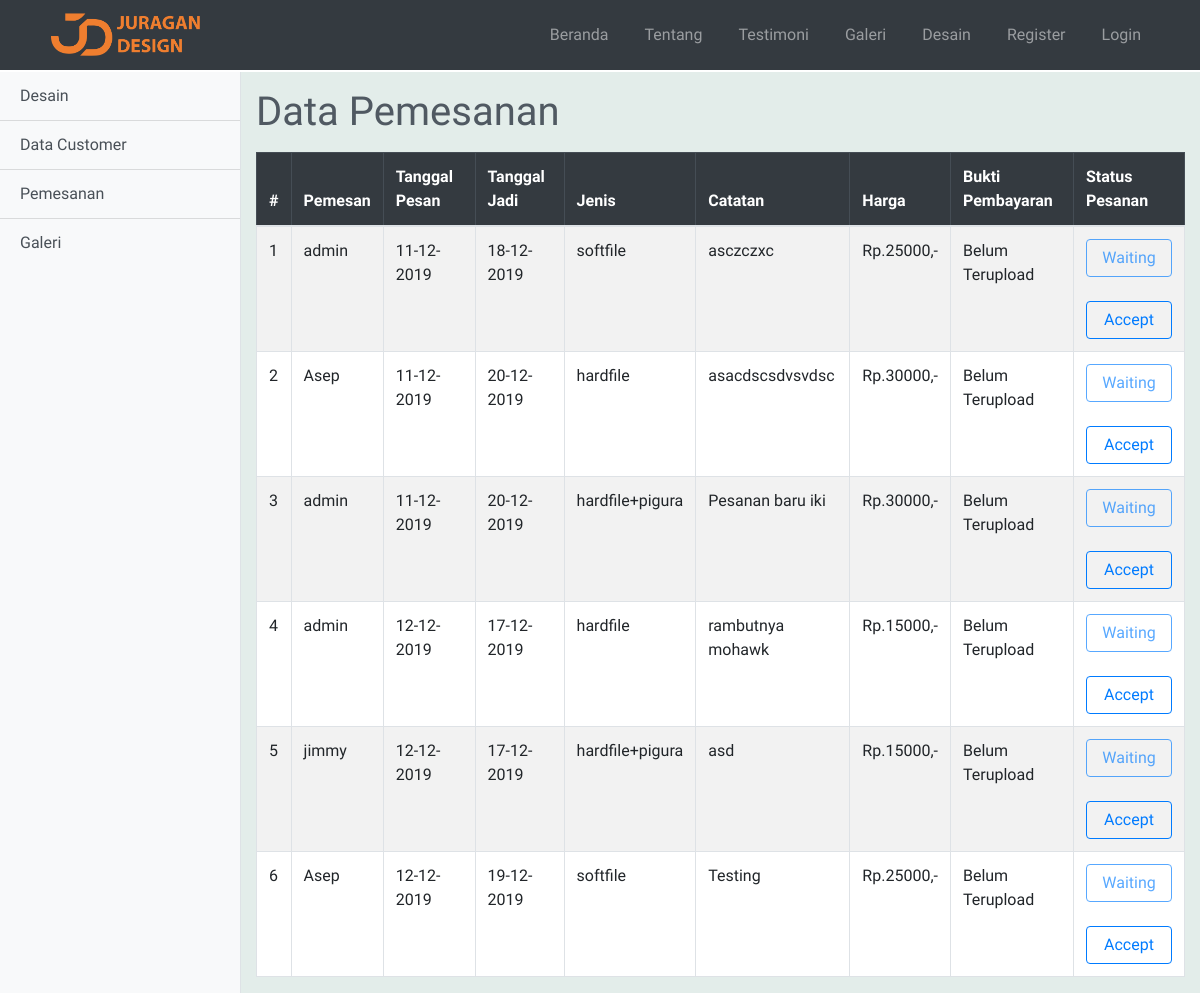
The app's page /admin-pemesanan.php with its own data.
### tables this page shows
CREATE TABLE `pemesanan` (
  `id_pemesanan` int(255) NOT NULL,
  `catatan` varchar(255) DEFAULT NULL,
  `id_paket` int(11) NOT NULL,
  `tgl_pesan` date NOT NULL,
  `tgl_kembali` date NOT NULL,
  `status` varchar(255) NOT NULL DEFAULT 'Waiting',
  `lokasi` varchar(255) NOT NULL,
  `bukti_pembayaran` varchar(255) DEFAULT NULL,
  `testimoni` longtext,
  `user_id` int(11) NOT NULL,
  `jenis` varchar(255) NOT NULL,
  `referensi` varchar(255) NOT NULL
);

CREATE TABLE `user` (
  `id_user` int(11) NOT NULL,
  `type` enum('admin','customer') NOT NULL DEFAULT 'customer',
  `username` varchar(45) NOT NULL,
  `password` varchar(45) NOT NULL,
  `nama` varchar(255) DEFAULT NULL,
  `alamat` varchar(255) DEFAULT NULL,
  `no_telp` varchar(45) DEFAULT NULL,
  `email` varchar(45) DEFAULT NULL
);

CREATE TABLE `paket` (
  `id_paket` int(11) NOT NULL,
  `nama_paket` varchar(45) DEFAULT NULL,
  `harga` longtext,
  `dekorasi` varchar(255) DEFAULT NULL,
  `rias_baju` varchar(255) DEFAULT NULL,
  `dokumentasi` varchar(255) DEFAULT NULL,
  `mc` varchar(45) DEFAULT NULL,
  `free` varchar(255) DEFAULT NULL,
  `biaya_pelihara` longtext NOT NULL,
  `foto` varchar(255) NOT NULL,
  `lama` int(255) NOT NULL,
  `Detail` longtext NOT NULL,
  `Jenis` varchar(255) NOT NULL,
  `level` tinyint(2) NOT NULL DEFAULT '1'
);

### admin-pemesanan.php (the view, shortened to what this page needs)
<!DOCTYPE html>
<html lang="en">
<head>
    <?php include 'includes/head.php' ?>
    <link href="css/simple-sidebar.css" rel="stylesheet">
</head>
<body>
    <?php include 'includes/navbar.php' ?>
    <div class="d-flex pt-5 mt-4" id="wrapper">
        <?php include 'includes/sidebar.php' ?>
        <div style="background-color:#E3EDEA;" id="page-content-wrapper">
            <div class="container-fluid mt-3">
                <h1 class="">Data Pemesanan</h1>
            </div>
            <div class="container">
                <table class="table table-striped table-bordered" style="background-color: white">
                    <thead class="table-dark">
                        <tr>
                            <th>#</th>
                            <th>Pemesan</th>
                            <th>Tanggal Pesan</th>
                            <th>Tanggal Jadi</th>
                            <th>Jenis</th>
                            <th>Catatan</th>
                            <th>Harga</th>
                            <th>Bukti Pembayaran</th>
                            <th>Status Pesanan</th>
                        </tr>
                    </thead>
                    <tbody>
                        <?php
                        $query = "SELECT * FROM pemesanan";
                        $result = mysqli_query($con, $query);
                        if (mysqli_num_rows($result) > 0) {
                            $no = 0;
                            while ($row = mysqli_fetch_assoc($result)) {
                                $id_paket = $row["id_paket"];
                                $query2 = "SELECT * FROM paket WHERE id_paket = '$id_paket'";
                                $result2 = mysqli_query($con, $query2);
                                $paket = mysqli_fetch_assoc($result2);
                                $id_user = $row["user_id"];
                                $query3 = "SELECT * FROM user WHERE id_user = '$id_user'";
                                $result3 = mysqli_query($con, $query3);
                                $paket2 = mysqli_fetch_assoc($result3);
                                $no++;
                                ?>
                                <tr>
                                    <td><?php echo $no ?></td>
                                    <td><?php echo $paket2["nama"] ?></td>
                                    <td><?php echo date_format(new DateTime($row["tgl_pesan"]), 'd-m-Y') ?></td>
                                    <td><?php echo date('d-m-Y', strtotime($row["tgl_pesan"] . '+ ' . $paket["lama"] . ' days')) ?></td>
                                    <td><?php echo $row["jenis"] ?></td>
                                    <td><?php echo $row["catatan"] ?></td>
                                    <td>Rp.<?php echo $paket["harga"] ?>,-</td>
                                    <td>
                                        <?php
                                                if ($row["bukti_pembayaran"] == null) { ?>
                                            Belum Terupload
                                        <?php } ?>
                                    </td>
                                    <td>
                                        <button class="btn btn-block btn-outline-primary" disabled><?php echo $row["status"] ?></button>
                                        <br>
                                        <a href="proses/proses_terima-pesanan.php?id=<?php echo $row["id_pemesanan"] ?>" class="btn btn-block btn-outline-primary">Accept</a>
                                    </td>
                                </tr>
                            <?php } ?>
                        <?php }
                        ?>
                    </tbody>
                </table>
            </div>
        </div>
    </div>
</body>
</html>

### css/style.css (style rules this page uses)
body { overflow-x: hidden; font-family: 'Varela Round', sans-serif; color: #505962; }

### css/simple-sidebar.css (style rules this page uses)
body { overflow-x: hidden; }
#page-content-wrapper { min-width: 100vw; }
@media (min-width: 768px) { #page-content-wrapper { min-width: 0; width: 100%; } }

### records on screen
pemesanan: user.nama "admin", tgl_pesan "11-12-2019", tgl_pesan.lama "18-12-2019", jenis "softfile", catatan "asczczxc", id_paket.harga "25000", shows "Belum Terupload", status "Waiting"
pemesanan: user.nama "Asep", tgl_pesan "11-12-2019", tgl_pesan.lama "20-12-2019", jenis "hardfile", catatan "asacdscsdvsvdsc", id_paket.harga "30000", shows "Belum Terupload", status "Waiting"
pemesanan: user.nama "admin", tgl_pesan "11-12-2019", tgl_pesan.lama "20-12-2019", jenis "hardfile+pigura", catatan "Pesanan baru iki", id_paket.harga "30000", shows "Belum Terupload", status "Waiting"
pemesanan: user.nama "admin", tgl_pesan "12-12-2019", tgl_pesan.lama "17-12-2019", jenis "hardfile", catatan "rambutnya mohawk", id_paket.harga "15000", shows "Belum Terupload", status "Waiting"
pemesanan: user.nama "jimmy", tgl_pesan "12-12-2019", tgl_pesan.lama "17-12-2019", jenis "hardfile+pigura", catatan "asd", id_paket.harga "15000", shows "Belum Terupload", status "Waiting"
pemesanan: user.nama "Asep", tgl_pesan "12-12-2019", tgl_pesan.lama "19-12-2019", jenis "softfile", catatan "Testing", id_paket.harga "25000", shows "Belum Terupload", status "Waiting"
